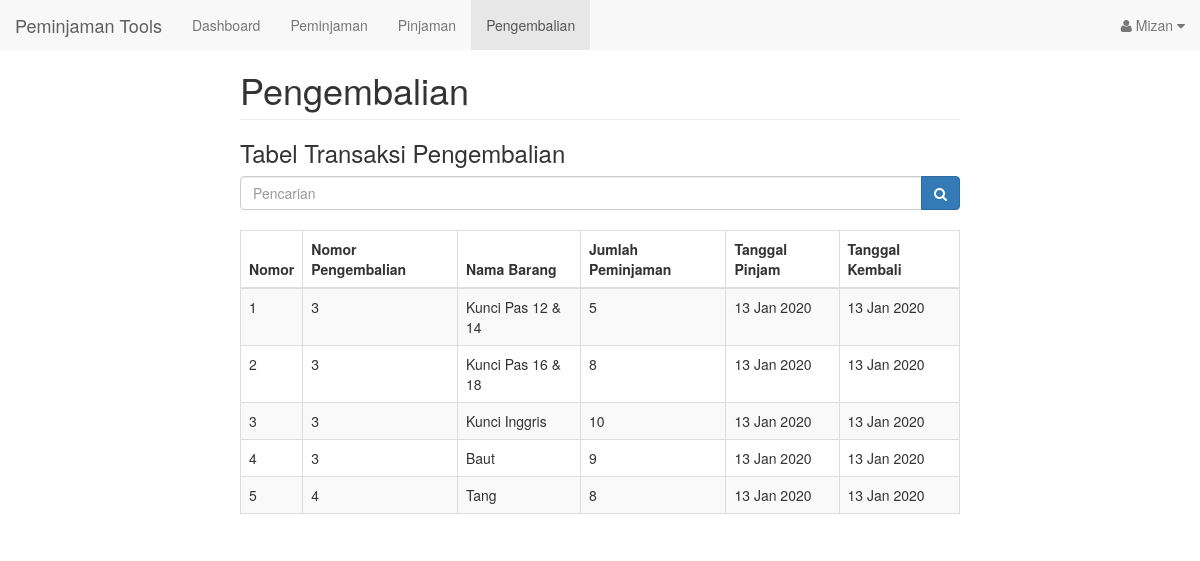
/karyawan/karyawanpengembalianlist_page.php (signed in), run on the app's committed database.
### tables this page shows
CREATE TABLE `pengembalian` (
  `id` int(11) DEFAULT NULL,
  `id_peminjaman` int(11) DEFAULT NULL,
  `id_brg` int(11) DEFAULT NULL,
  `id_karyawan` int(11) DEFAULT NULL,
  `jml_brg` int(11) DEFAULT NULL,
  `tgl_pinjam` date DEFAULT NULL,
  `tgl_kembali` date DEFAULT NULL
);

CREATE TABLE `barang` (
  `id_brg` int(11) NOT NULL AUTO_INCREMENT,
  `nama_brg` varchar(255) NOT NULL,
  `jenis_brg` varchar(255) NOT NULL,
  `stok_brg` varchar(255) NOT NULL,
  `foto` longblob NOT NULL,
  PRIMARY KEY (`id_brg`)
);

### karyawan/karyawanpengembalianlist_page.php (the view, shortened to what this page needs)
<?php
    if (!isset($_SESSION['nama_karyawan'])) {
        header('location:../login_page.php');
    } else {
        $idkaryawan = $_SESSION['id_karyawan'];
    }
?>
<!DOCTYPE html>
<html lang="en">
<head>
    <link href="bootstrap/dist/css/bootstrap.min.css" rel="stylesheet">
    <link href="bootstrap/dist/css/global.css" rel="stylesheet">
    <link href="bootstrap/font-awesome/css/font-awesome.min.css" rel="stylesheet" type="text/css">
</head>
<body>
    <?php
        include 'navbar_karyawan.php';
        require 'config/koneksi.php';
        $querycheckdata = $mysqli->query("select count(id_brg) as aaa from barang");
        $checkdata = mysqli_fetch_assoc($querycheckdata);
    ?>
    <div class="col-md-8 col-md-offset-2 main">
        <h1 class="page-header">Pengembalian</h1>
        <h3>Tabel Transaksi Pengembalian</h3>
        <form class="input-group" action="karyawanpengembalianlist_page.php" method="get">
            <input type="text" class="form-control" placeholder="Pencarian" name="cari" <?php echo $checkdata['aaa'] == 0 ? 'disabled' : '' ?>>
            <span class="input-group-btn">
            <button class="btn btn-primary" type="submit" value="Cari"><i class="fa fa-search"></i></button>
            </span>
        </form>
        <br>
        <div class="row">
            <div class="col-md-12">
                <table class="table table-bordered table-striped table-hover">
                    <thead>
                        <tr>
                            <th>Nomor</th>
                            <th>Nomor Pengembalian</th>
                            <th>Nama Barang</th>
                            <th>Jumlah Peminjaman</th>
                            <th>Tanggal Pinjam</th>
                            <th>Tanggal Kembali</th>
                        </tr>
                    </thead>
                    <?php
                        $no=1;
                        if(isset($_GET['cari'])){
                            $sql = "SELECT pengembalian.id,
                            barang.nama_brg, pengembalian.jml_brg, pengembalian.tgl_pinjam, pengembalian.tgl_kembali
                            from pengembalian
                            join barang on pengembalian.id_brg = barang.id_brg
                            WHERE id_karyawan = $idkaryawan
                            and (pengembalian.id like '%".$cari."%'
                            or barang.nama_brg like '%".$cari."%')
                            order by pengembalian.id";
                        }else {
                            $sql = "SELECT pengembalian.id,
                            barang.nama_brg, pengembalian.jml_brg, pengembalian.tgl_pinjam, pengembalian.tgl_kembali
                            from pengembalian
                            join barang on pengembalian.id_brg = barang.id_brg
                            WHERE id_karyawan = $idkaryawan
                            order by pengembalian.id";
                        }?>
                    <tbody>
                        <?php $querytools = $mysqli->query($sql);
                        while ($show = mysqli_fetch_array($querytools)) {
                    ?>
                        <tr>
                            <td><?php echo $no++?></td>
                            <td><?php echo $show['id']?></td>
                            <td><?php echo $show['nama_brg']?></td>
                            <td><?php echo $show['jml_brg']?></td>
                            <td><?php echo date('d M Y',strtotime($show['tgl_pinjam']));?></td>
                            <td><?php echo date('d M Y',strtotime($show['tgl_kembali']));?></td>
                        </tr>
                    <?php } ?>
                    </tbody>
                </table>
            </div>
        </div>
    </div>
</body>
</html>

### data on the page
pengembalian: id "3", id_brg.nama_brg "Kunci Pas 12 & 14", jml_brg "5", tgl_pinjam "13 Jan 2020", tgl_kembali "13 Jan 2020"
pengembalian: id "3", id_brg.nama_brg "Kunci Pas 16 & 18", jml_brg "8", tgl_pinjam "13 Jan 2020", tgl_kembali "13 Jan 2020"
pengembalian: id "3", id_brg.nama_brg "Kunci Inggris", jml_brg "10", tgl_pinjam "13 Jan 2020", tgl_kembali "13 Jan 2020"
pengembalian: id "3", id_brg.nama_brg "Baut", jml_brg "9", tgl_pinjam "13 Jan 2020", tgl_kembali "13 Jan 2020"
pengembalian: id "4", id_brg.nama_brg "Tang", jml_brg "8", tgl_pinjam "13 Jan 2020", tgl_kembali "13 Jan 2020"

### other printed values
$karyawan "Mizan"
